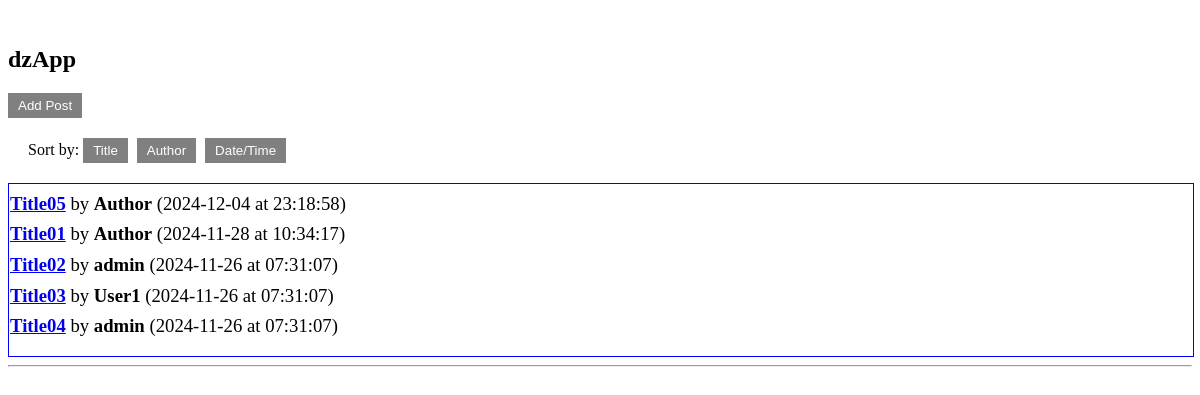
/, run on an earlier commit of the app's database.
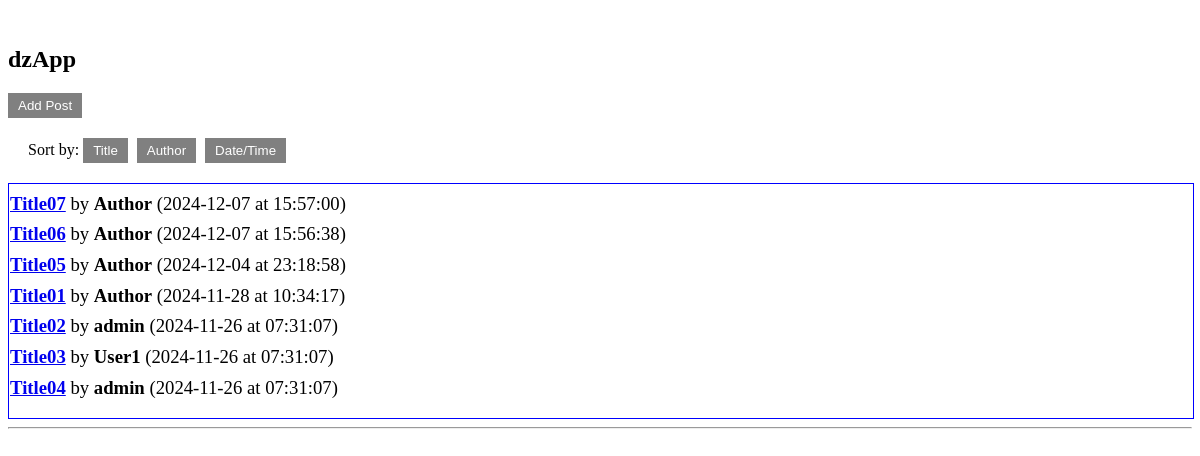
And on a later commit of the database.
### dzencode/models.py (models this page shows, shortened)
class MsgDb(models.Model):
    title = models.CharField(max_length=255)
    user = models.ForeignKey(User, on_delete=models.CASCADE, default=1)
    content = models.TextField()
    published_date = models.DateField(default=timezone.now)
    published_time = models.TimeField(default=timezone.now)
    parent = models.ForeignKey('self', null=True, blank=True, related_name='comments', on_delete=models.CASCADE)
    is_root = models.BooleanField(default=True)
    has_child = models.BooleanField(default=False)

class User(models.Model):
    username = models.CharField(max_length=50)
    author = models.BooleanField(default=False)
    email = models.EmailField(blank=True, null=True)
    homepage = models.URLField(blank=True, null=True)
    password = models.CharField(max_length=128, default=make_password('defaultpassword'))
    class Meta:
        unique_together = ('username', 'email', 'homepage')

### dzencode/views.py (the view)
# urls.py: path('', index, name='index'),
def index(request):
    if request.headers.get('x-requested-with') == 'XMLHttpRequest':
        title = request.GET.get('title', 'default_title')
        if MsgDb.objects.filter(title=title).exists():
            msg = MsgDb.objects.get(title=title)
            def get_comments_tree(comment):
                return {
                    'id': comment.id,
                    'content': comment.content,
                    'user__username': comment.user.username,
                    'email': comment.user.email,
                    'homepage': comment.user.homepage,
                    'published_date': comment.published_date.strftime('%Y-%m-%d'),
                    'published_time': comment.published_time.strftime('at %H:%M:%S'),
                    'has_child': comment.has_child,
                    'children': [get_comments_tree(c) for c in comment.comments.all()]
                }
            data = {
                'message': msg.content,
                'title': msg.title,
                'user_name': msg.user.username,
                'date': msg.published_date.strftime('%Y-%m-%d'),
                'time': msg.published_time.strftime('at %H:%M:%S'),
                'comments': [get_comments_tree(c) for c in msg.comments.filter(is_root=False)]
            }
            return JsonResponse(data)
        else:
            return JsonResponse({'error': 'Message does not exist'}, status=404)
    else:
        msgs = MsgDb.objects.select_related('user').filter(is_root=True).order_by('-published_date', '-published_time')
        comment_form = CommentForm()
        post_form = PostForm()
        return render(request, 'index.html', context={'msgs': msgs, 'comment_form': comment_form, 'post_form': post_form})

### dzencode/templates/index.html (shortened to what this page needs)
﻿<!DOCTYPE html>
<html>
<head>
    {% load static %}
    <link rel="stylesheet" type="text/css" href="{% static 'dzencode/css/styles.css' %}">
</head>
<body>
<h2>dzApp</h2>
<button id="add-post-btn">Add Post</button>
<div class="sort-options">
    <label>Sort by: </label>
    <button id="sort-title">Title</button>
    <button id="sort-author">Author</button>
    <button id="sort-datetime">Date/Time</button>
</div>
<div class="msg-all">
{% for msg in msgs %}
    <div class="msg-item">
        <h3>
            <a href="#" data-id="{{ msg.id }}">{{ msg.title }}</a>
            <span class="msg-aftertitle">by <strong>{{ msg.user.username }}</strong> ({{ msg.published_date|date:"Y-m-d" }} at {{ msg.published_time|time:"H:i:s" }})</span>
        </h3>
    </div>
{% endfor %}
</div>
<hr>
</body>
</html>

### dzencode/static/dzencode/css/styles.css (style rules this page uses)
.msg-item { border: 0px solid darkgray; margin: -10px 1px -10px 1px; }
.msg-all { border: 1px solid blue; max-height:450px; width:100%; overflow-x:hidden; overflow-y: auto; padding-bottom:10px; }
.msg-aftertitle { font-weight: normal; display: inline; }
button { background-color: gray; color: white; border: none; padding: 5px 10px; cursor: pointer; margin-right: 5px; }
.sort-options { margin: 20px; }

What changed in the data, as far as the page shows it:
added MsgDb: title "Title07", user.username "Author", published_date "2024-12-07", published_time "15:57:00"
added MsgDb: title "Title06", user.username "Author", published_date "2024-12-07", published_time "15:56:38"
